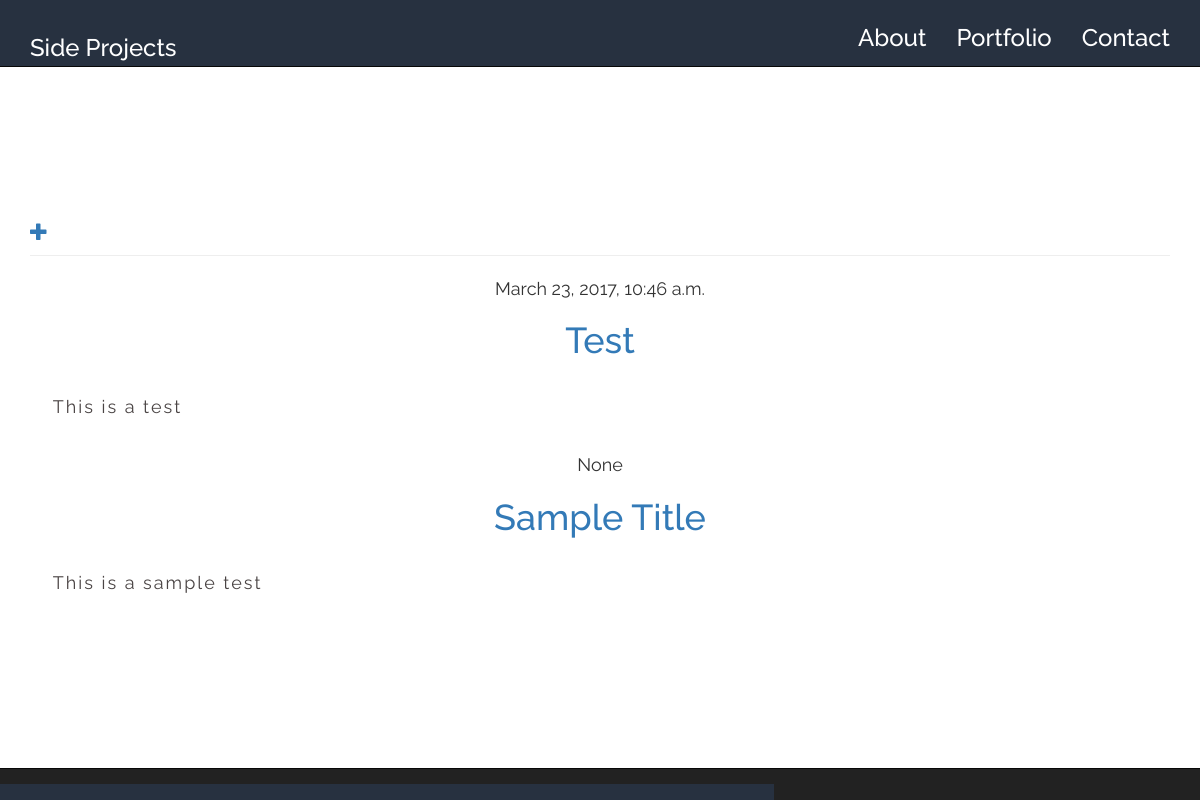
Page /project_list/ on the earlier database version.
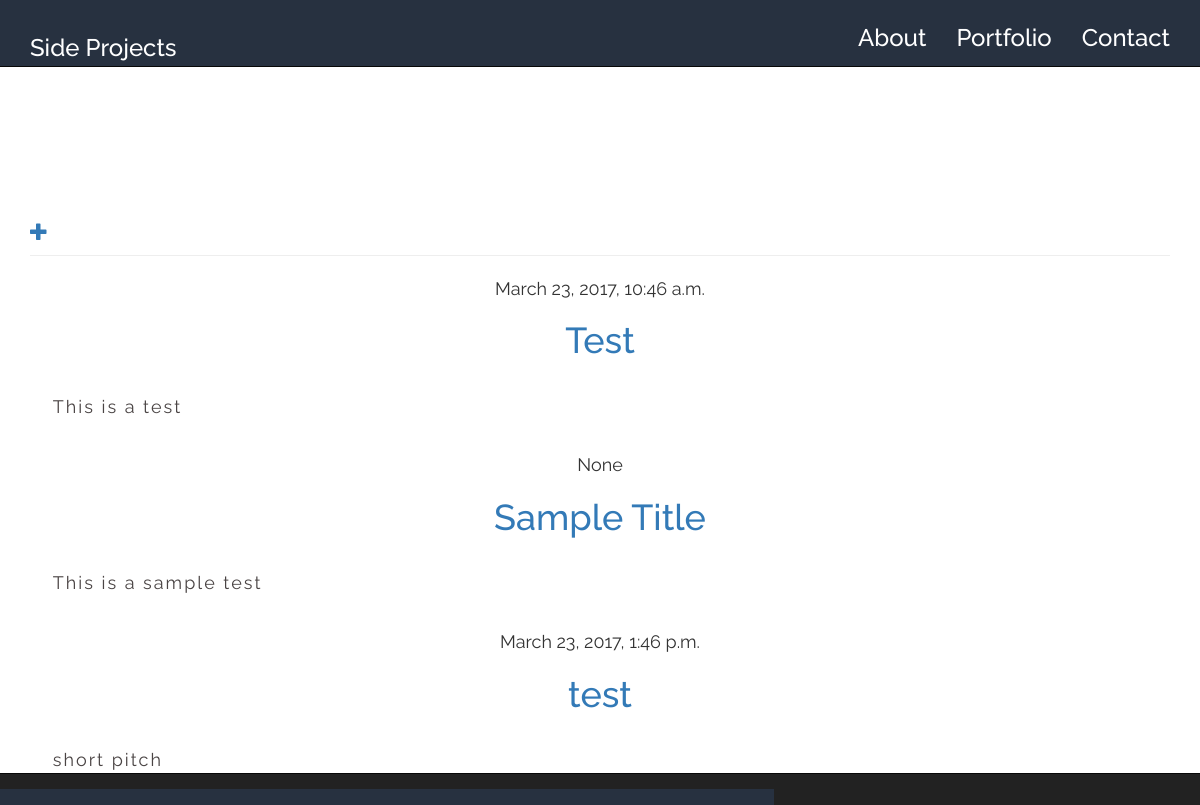
Same page on the later database version.
### projects/models.py (models this page shows)
class Project(models.Model):
    project_owner = models.ForeignKey('auth.User')
    project_title = models.CharField(max_length=50)
    short_pitch = models.TextField()
    created_date = models.DateTimeField(blank=True, null=True)

### projects/views.py (the view)
# urls.py: url(r'^project_list/$', views.project_list, name='project_list'),
def project_list(request):
    projects = Project.objects.all()
    return render(request, 'project_list.html', {'projects': projects})

### projects/templates/project_list.html
{% extends 'base.html' %}
{% block content %}
    <div class="container">
    <br><br><br><br><br><br><br>
        <div class="page-header">
            <a href="{% url 'project_new' %}" class="top-menu"><span class="glyphicon glyphicon-plus"></span></a>
        </div>
    </div>
    {% for project in projects %}
    <div class="container text-center">
        {{ project.created_date }}
            <h1><a href="{% url 'project_detail' pk=project.pk %}">{{ project.project_title }}</a></h1>
            <p>{{ project.short_pitch|linebreaksbr }}</p>
    </div>
    {% endfor %}
{% endblock %}

Differences in the rows shown:
added Project: created_date "March 23, 2017, 1:46 p.m.", project_title "test", short_pitch "short pitch"
